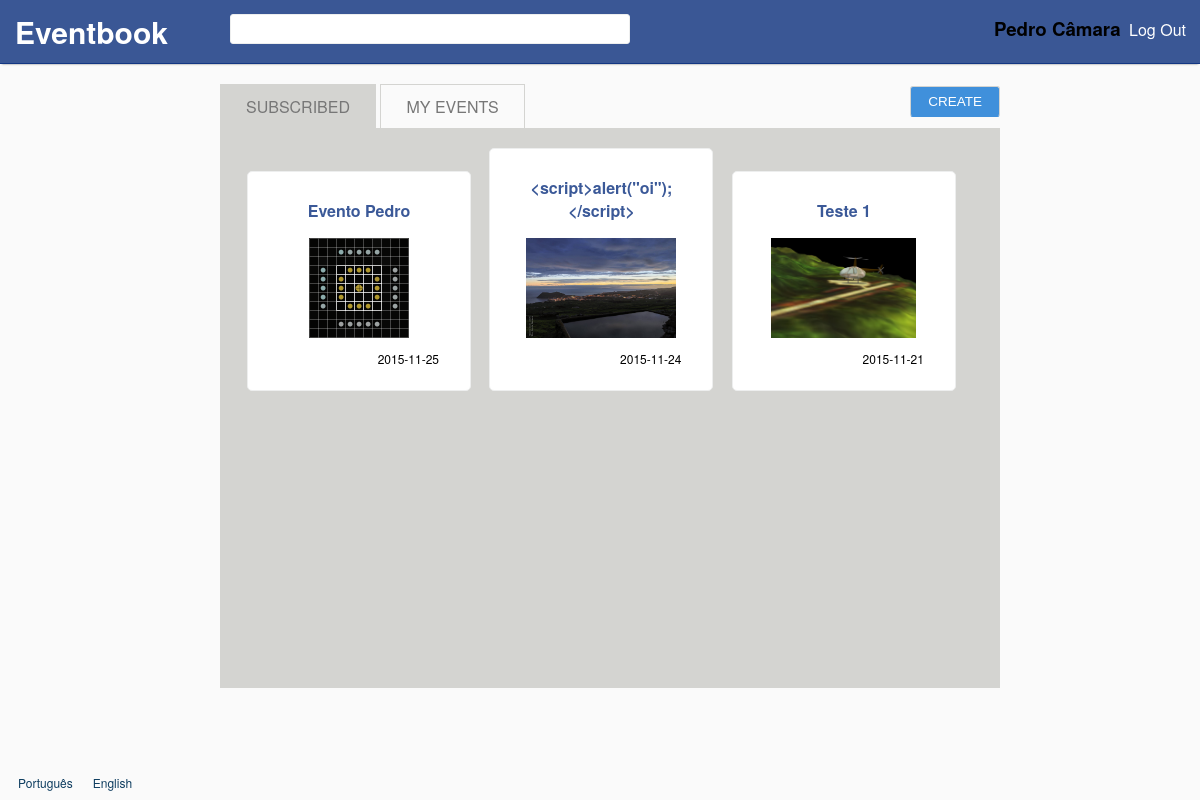
Page / (signed in) on the earlier database version.
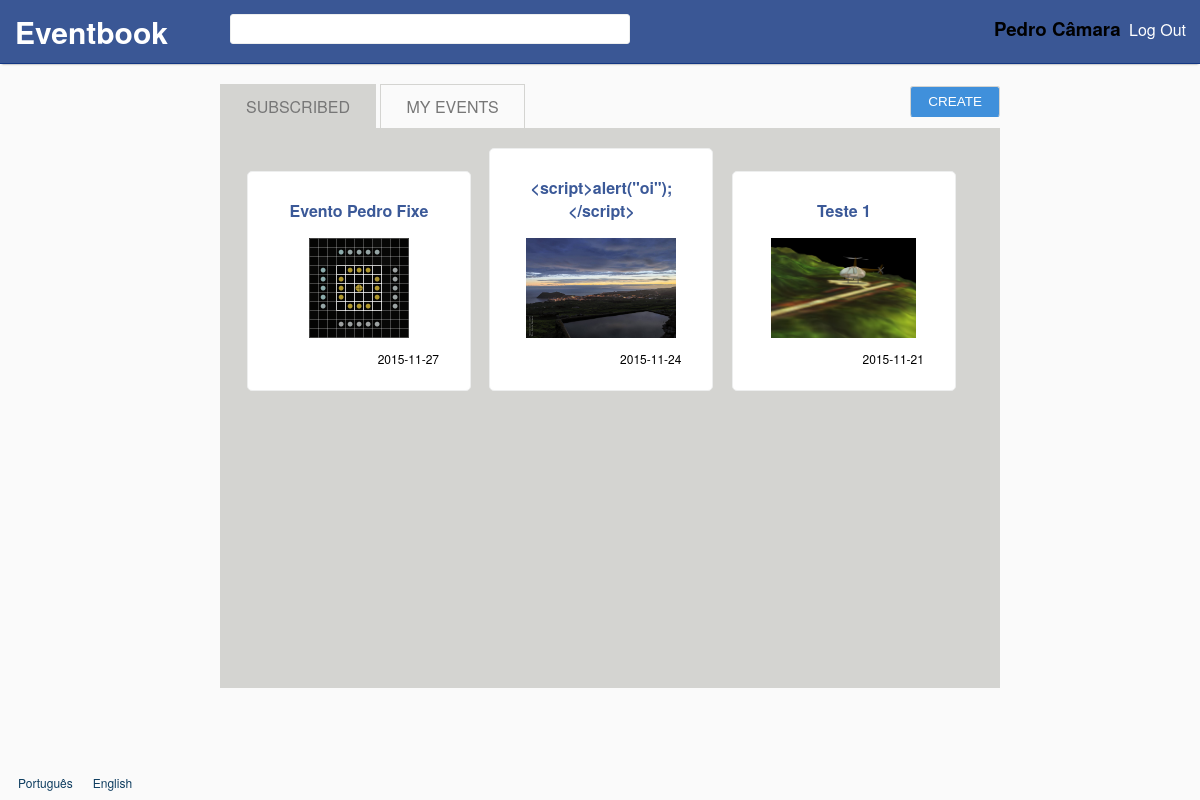
Same page on the later database version.
### tables this page shows
CREATE TABLE events
(
id INTEGER PRIMARY KEY,
name TEXT NOT NULL,
image TEXT NOT NULL,
creation_date DATETIME DEFAULT(DATETIME('now')),
date DATETIME NOT NULL,
description TEXT NOT NULL,
type_id INTEGER NOT NULL REFERENCES event_types(id),
user_id INTEGER NOT NULL REFERENCES users(id),
deleted BOOLEAN DEFAULT(0),
public BOOLEAN DEFAULT(1)
);

### core/config.php (called while the page is built)
<?php
  $_GLOBALS['web_root'] = '/trabalho/';
  $_GLOBALS['jquery'] = 'js/jquery-1.11.3.min.js';
  $_GLOBALS['allowed_image_types'] = array(IMAGETYPE_GIF,IMAGETYPE_JPEG,IMAGETYPE_PNG);
  $_GLOBALS['uploads_path'] = 'uploads/';
  $_GLOBALS['max_image_upload'] = 5000000;
?>

### languages/en.php (called while the page is built, shortened)
<?php
$lang = array();
$lang['SITE_NAME'] = 'Eventbook';
$lang['REGISTER'] = 'Register';
$lang['FIRST_NAME'] = 'First Name';
$lang['FIRST_NAME_ERROR'] = 'Invalid first name.';
$lang['LAST_NAME'] = 'Last Name';
$lang['LAST_NAME_ERROR'] = 'Invalid last name.';
$lang['EMAIL'] = 'E-mail';
$lang['EMAIL_ERROR'] = "Invalid email.";
$lang['EMAIL_IN_USE'] = "Email already in use.";
$lang['CONFIRM_EMAIL'] = 'Confirm e-mail';
$lang['PASSWORD'] = 'Password';
$lang['PASSWORD_LENGTH'] = "Passwords must have at least 8 characters.";
$lang['PASSWORD_DIFF'] = "Passwords do not match.";
$lang['CONFIRM_PASSWORD'] = 'Confirm password';
$lang['LOGIN'] = 'Log In';
$lang['UNREGISTERED_EMAIL'] = 'Unregistered or invalid email.';
$lang['INVALID_PASSWORD'] = 'Invalid password.';
$lang['LOGOUT'] = 'Log Out';
$lang['MY_EVENTS'] = 'My Events';
$lang['SUBSCRIBED'] = 'Subscribed';
$lang['CREATE'] = 'Create';
$lang['PRIVATE'] = 'Private';
$lang['PUBLIC'] = 'Public';
$lang['NAME'] = 'Name';
$lang['DESCRIPTION'] = 'Description';
$lang['DATE'] = 'Date';
$lang['IMAGE'] = 'Image';
$lang['TYPE'] = 'Type';
$lang['PARTY'] = 'Party';
$lang['BUSINESS'] = 'Business';
$lang['MEETING'] = 'Meeting';
$lang['CEREMONY'] = 'Ceremony';
$lang['EDUCATIONAL'] = 'Educational';
$lang['INVALID_NAME'] = 'Invalid name.';
$lang['INVALID_DESCRIPTION'] = 'Invalid description.';
$lang['INVALID_DATE'] = 'Invalid date.';
$lang['INVALID_IMAGE'] = 'Upload a valid image.';
$lang['IMAGE_SIZE_ERROR'] = "Image's size can not be higher than 5MB.";
$lang['IMAGE_EXT_ERROR'] = 'Invalid extension (Accepted: jpg, png, gif).';
$lang['SUBSCRIBE'] = 'Subscribe';
$lang['UNSUBSCRIBE'] = 'Unsubscribe';
$lang['DELETE_MSG'] = 'Are you sure you want to delete this event?';
$lang['DELETE'] = 'Delete';
$lang['EDIT'] = 'Edit';
$lang['SAVE'] = 'Save';
$lang['ALBUMS'] = 'Albums';
$lang['LEAVE_A_COMMENT'] = 'Leave a comment';
$lang['COMMENTS'] = 'Comments';
$lang['MAKE_COMMENT'] = 'Comment';
$lang['NO_COMMENTS_YET'] = 'There are no comments yet.';
$lang['1'] = 'January';
$lang['2'] = 'February';
$lang['3'] = 'March';
$lang['4'] = 'April';
$lang['5'] = 'May';
$lang['6'] = 'June';
$lang['7'] = 'July';
$lang['8'] = 'August';
$lang['9'] = 'September';
?>

### database/users.php (called while the page is built, shortened)
<?php
	include_once('connection.php');
	function getFullName($user_id)
	{
		global $db;
		$stmt = $db->prepare("SELECT (first_name || ' ' || last_name) full_name FROM users WHERE id = ?");
		$stmt->execute(array($user_id));
		$user = $stmt->fetch();
		if ($user !== false)
			return $user['full_name'];
		return null;
	}
?>

### database/events.php (called while the page is built, shortened)
<?php
	include_once('connection.php');
	function getSubscribedEvents($user_id)
	{
		global $db;
		$stmt = $db->prepare('SELECT events.id id,name,image,date,description,type FROM event_subscriptions
			LEFT JOIN events ON events.id = event_id
			LEFT JOIN event_types ON type_id = event_types.id
			WHERE event_subscriptions.user_id = ? AND deleted = 0');
		$stmt->execute(array($user_id));
		return $stmt->fetchAll();
	}
?>

### templates/main_page.php (the view, shortened to what this page needs)
<?php
include_once('core/require_session.php');
include_once('database/events.php');
function print_event($row)
{
	global $lang; ?>
	<li class="event box">
		<a href="events/<?php echo $row['id'] ?>" >
			<h3 id="title"><?php echo $row['name'] ?></h3>
			<div class="div-event-image" style="background-image:url(<?php echo $row['image'] ?>)"></div>
			<p id="date"><?php echo $row['date'] ?></p>
		</a>
	</li>
	<?php
} ?>
<!DOCTYPE html>
<html>
<head>
	<link rel="stylesheet" href="styles.css">
</head>
<body>
	<div id="wrapper">
		<?php include('templates/header.php'); ?>
		<div id="content" class="center default-width">
			<ul class="tabs">
				<li><a href="#subscribed"><?php echo $lang['SUBSCRIBED'] ?></a></li>
				<li><a href="#mine"><?php echo $lang['MY_EVENTS'] ?></a></li>
				<li class="tab-right button"><a href="events/new"><?php echo $lang['CREATE'] ?></a></li>
			</ul>
			<div class="tabs-panel">
				<div id="subscribed">
					<ul class="events-list">
						<?php
						$events = getSubscribedEvents($_SESSION['user_id']);
						foreach ($events as $row) print_event($row);
						?>
					</ul>
				</div>
			</div>
		</div>
		<?php include('templates/footer.php'); ?>
	</div>
</body>
</html>

### index.php
<?php
	include_once('core/common.php');
	if (isSet($_SESSION['user_id']))
	{
		include('templates/main_page.php');
	}
	else
	{
		include('templates/login_page.php');
	}
?>

### templates/header.php (shortened to what this page needs)
<div id="header">
	<a id="webroot" href="<?php echo $_GLOBALS['web_root'] ?>"><h1><?php echo $lang['SITE_NAME'] ?></h1></a>
	<input id="search" type="text" autocomplete="off">
	<div id="logout">
		<?php if (isSet($_SESSION['user_id'])) { ?>
			<h3 id="user_name"> <?php echo getFullName($_SESSION['user_id']) ?></h3>
			<a href="<?php echo $_GLOBALS['web_root'] ?>logout"><?php echo $lang['LOGOUT'] ?></a>
		<?php } ?>
	</div>
</div>

### templates/footer.php
<?php
	$langs = array("pt"=>"Português","en"=>"English");
?>
<div id="footer">
	<?php
		foreach($langs as $lang => $name) {
			echo '<form action=""><input name="lang" type="hidden" value="'.$lang.'"><input id="language" type="submit" value="'.$name.'"></form>';
		}
	?>
</div>

### styles.css (style rules this page uses)
html, body { margin:0; padding:0; height:100%; background: #fafafa; font-family: 'proxima-nova','Helvetica Neue',Arial,Helvetica,sans-serif; }
#wrapper { min-height:100%; position:relative; }
#header { background:#3a5795; border-bottom: 1px solid #133783; box-shadow: 0 2px 2px -2px rgba(0, 0, 0, .52); padding:10px; min-width: 950px; }
#header * { display: inline; height: 30px; }
#header h1 { font-size: 30px; padding: 0 5px; margin-top: 30px }
#header a { border-radius: 3px; text-decoration: none; color: white; padding: 0; }
#search { position: absolute; top: 14px; left: 230px; width: 400px; height:30px; }
#logout > a { padding: 4px; }
#logout { float: right; padding-top: 5px; }
#content { padding-bottom:50px; }
#footer { width:100%; height:30px; padding-top: 20px; position:absolute; bottom:0; left:0; }
#footer form { display: inline-block; padding: 0px; }
#footer input { background:none; border:none; padding: 0; font: inherit; cursor: pointer; text-decoration: none; color: #0d3c5f; font-size: 12px; margin-left:16px; padding: 2px; }
.box { background-color: #fff; border: 1px solid #edeeee; border-radius: 5px; margin: 0; margin-bottom: 20px; padding: 11px; }
.button { color: #fff; background-color: #4090db; border-color: #4090db; border-radius: 3px; border-style: solid; border-width: 1px; cursor: pointer; padding: 2px 6px; font: 13.5px Arial; text-decoration: none; box-sizing: border-box; display: inline-block; margin: 0; }
input[type="text"],input[type="password"],input[type="email"], select { margin: 0; display: block; border: 1px solid #edeeee; border-radius: 3px; height: 35px; -webkit-box-sizing: border-box; -moz-box-sizing: border-box; box-sizing: border-box; padding: 10px; }
.div-event-image { height: 100px; background-size: contain; background-position: center; background-repeat: no-repeat; }
.event.box > a > p { text-align:right; font-size: 12px; margin-right: 20px; }
.event.box > a > h3 { color: #3b5998; font-size: 1em; }
.event.box > a { text-decoration: none; color: black; }
.event.box { width: 200px; text-align:center; display: inline-block; margin-left: 7px; margin-right: 7px; color: white; }
.events-list { margin:0; padding:0; margin-bottom: -20px; }
.default-width { width: 800px; }
.center { margin: 20px auto 0; }
ul.tabs { margin: 0; padding: 0px; margin-left: 20px; }
.tabs-panel { background: #d4d4d1; height: 520px; overflow:auto; padding: 20px 0 20px 20px; margin-left: 20px; }
ul.tabs li { display: inline-block; padding: 10px 15px; border-top: 1px solid #d4d4d1; border-right: 1px solid #d4d4d1; border-left: 1px solid #d4d4d1; text-decoration: none; list-style-type: none; }
ul.tabs li.active { background: #d4d4d1; }
.tabs li a { padding: 10px; text-transform: uppercase; color: #777; text-decoration: none; }
.tab-right { float:right; }
.tab-right.button > * { color: #fff; }
.tab-right.button { padding: 7px; margin-top:2px; }

Differences in the rows shown:
changed events: name "Evento Pedro" → "Evento Pedro Fixe"; date "2015-11-25" → "2015-11-27"
